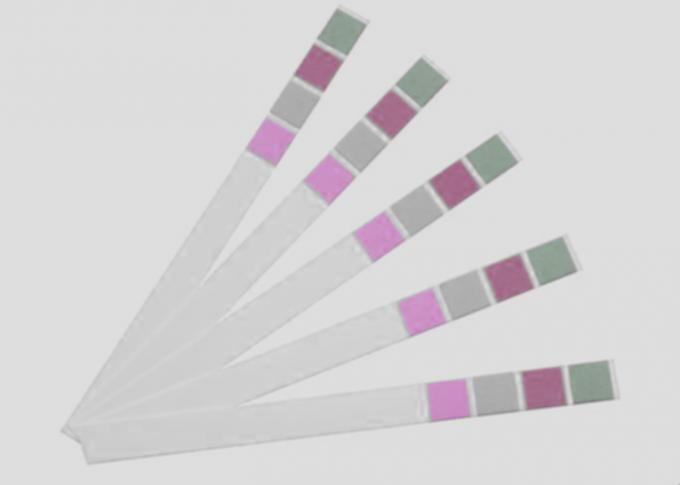
#> input picture Python_Canny_Tool/test0.jpg, 680 x 485 px
$ python canny_tool.py
#> lines starting #> are read from the running program, lines starting #| are printed output that depends on the picture; after the words box and inside, x2 and y2 are one past the last pixel; in counts of white or black regions, pixels touching at a corner belong together
import cv2
import numpy as np
# import matplotlib.pyplot as plt

def callback(x):
  print(x)

img = cv2.imread('test0.jpg', 0) #read image as grayscale
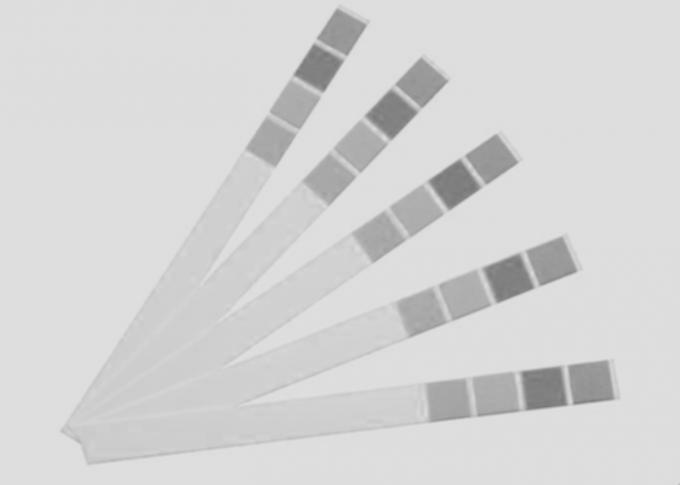
#> img: shape (485, 680); min 117, max 229, mean 213


canny = cv2.Canny(img, 85, 255)
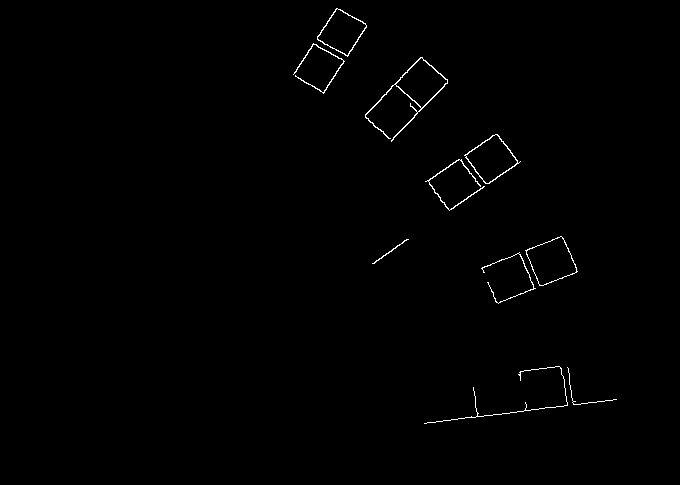
#> canny: shape (485, 680); 0.59% white in thin lines or dots, all inside (x1, y1, x2, y2) = (293, 8, 617, 424)

cv2.namedWindow('image') # make a window with name 'image'
cv2.createTrackbar('L', 'image', 0, 255, callback) #lower threshold trackbar for window 'image
cv2.createTrackbar('U', 'image', 0, 255, callback) #upper threshold trackbar for window 'image

while(1):
  numpy_horizontal_concat = np.concatenate((img, canny), axis=1) # to display image side by side
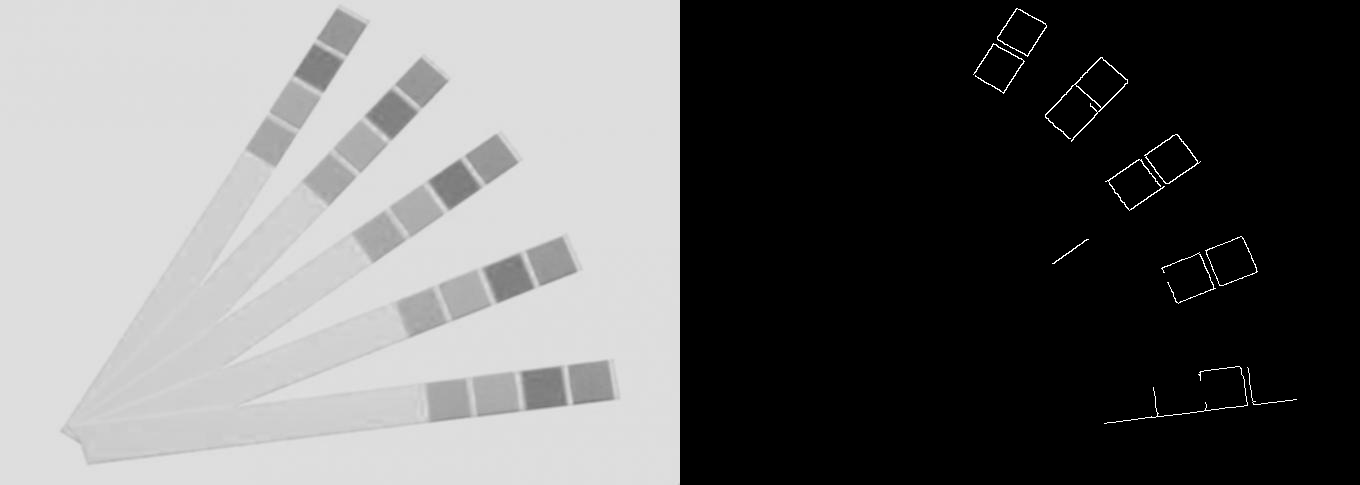
#> numpy_horizontal_concat: shape (485, 1360); min 0, max 255, mean 107.2
  cv2.imshow('image', numpy_horizontal_concat)
  k = cv2.waitKey(1) & 0xFF
#> (key Esc is pressed here)
  if k == 27: #escape key
      break
  l = cv2.getTrackbarPos('L', 'image') #get the value of lower threshold trackbar
  u = cv2.getTrackbarPos('U', 'image') #get the value of upper threshold trackbar

  canny = cv2.Canny(img, l, u)

cv2.destroyAllWindows()
